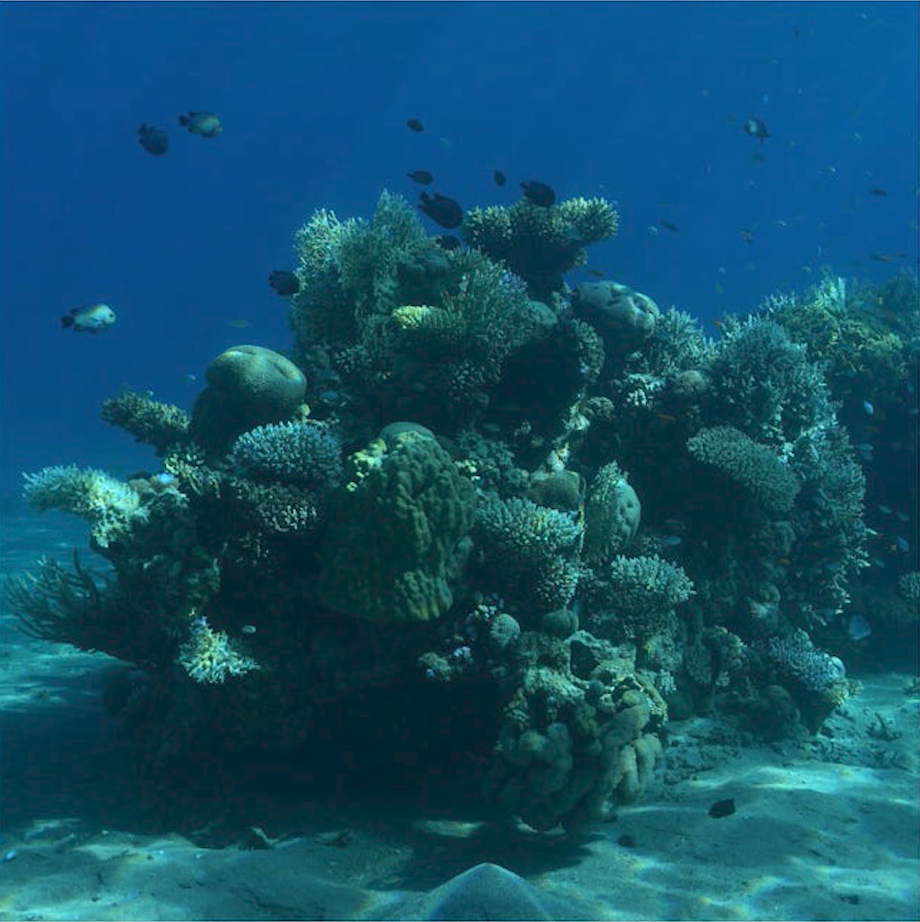
#> input picture input.png, 920 x 922 px
$ python evaluate.py
#> lines starting #> are read from the running program, lines starting #| are printed output that depends on the picture
import cv2
import numpy as np

def uciqe(img):
    """
    Underwater Color Image Quality Evaluation (UCIQE)
    A linear combination of chroma, saturation and contrast.
    """
    # Convert BGR to Lab color space
    lab = cv2.cvtColor(img, cv2.COLOR_BGR2LAB).astype(np.float64)
    l, a, b = lab[:,:,0], lab[:,:,1], lab[:,:,2]

    # Calculate chroma
    chroma = np.sqrt(a**2 + b**2)
    sigma_c = np.std(chroma)
    mu_c = np.mean(chroma)

    # Calculate contrast (using bottom 1% and top 1% to be robust)
    l_norm = l / 255.0
    contrast = np.percentile(l_norm, 99) - np.percentile(l_norm, 1)

    # Calculate saturation
    # Added small epsilon to avoid division by zero
    saturation = mu_c / np.mean(l + 1e-6)

    # UCIQE formula weights (commonly used in literature)
    return 0.4680 * sigma_c + 0.2745 * contrast + 0.2576 * saturation

def image_entropy(img):
    """Calculate the entropy of an image."""
    gray = cv2.cvtColor(img, cv2.COLOR_BGR2GRAY)
    hist = cv2.calcHist([gray], [0], None, [256], [0, 256])
    hist = hist.ravel() / hist.sum()
    logs = np.log2(hist + 1e-10)
    entropy = -np.sum(hist * logs)
    return entropy

def evaluate_image(name, filepath):
    img = cv2.imread(filepath)
    if img is None:
        print(f"Could not read {filepath}")
        return

    print(f"=== {name} ===")

    # 1. Color Channels (BGR)
    print(f"Mean Red:   {np.mean(img[:,:,2]):.2f}")
    print(f"Mean Green: {np.mean(img[:,:,1]):.2f}")
    print(f"Mean Blue:  {np.mean(img[:,:,0]):.2f}")

    # 2. Saturation (from HSV)
    hsv = cv2.cvtColor(img, cv2.COLOR_BGR2HSV)
    print(f"Mean Saturation: {np.mean(hsv[:,:,1]):.2f}/255")

    # 3. Contrast (Std Dev of Grayscale)
    gray = cv2.cvtColor(img, cv2.COLOR_BGR2GRAY)
    print(f"Contrast (StdDev): {np.std(gray):.2f}")

    # 4. Metrics from the paper
    print(f"Entropy: {image_entropy(img):.3f}")
    print(f"UCIQE Score: {uciqe(img):.3f}")
    print()

if __name__ == "__main__":
    evaluate_image("INPUT IMAGE", "input.png")
#> in evaluate_image, img is the input picture: shape (922, 920, 3); mean B, G, R 105.8, 81, 17.1
#| Mean Red:   17.09
#| Mean Green: 80.95
#| Mean Blue:  105.82
#> in evaluate_image, `hsv = cv2.cvtColor(img, cv2.COLOR_BGR2HSV)`: hsv: shape (922, 920, 3); mean H, S, V 97, 215.9, 106.4
#| Mean Saturation: 215.94/255
#> in evaluate_image, `gray = cv2.cvtColor(img, cv2.COLOR_BGR2GRAY)`:
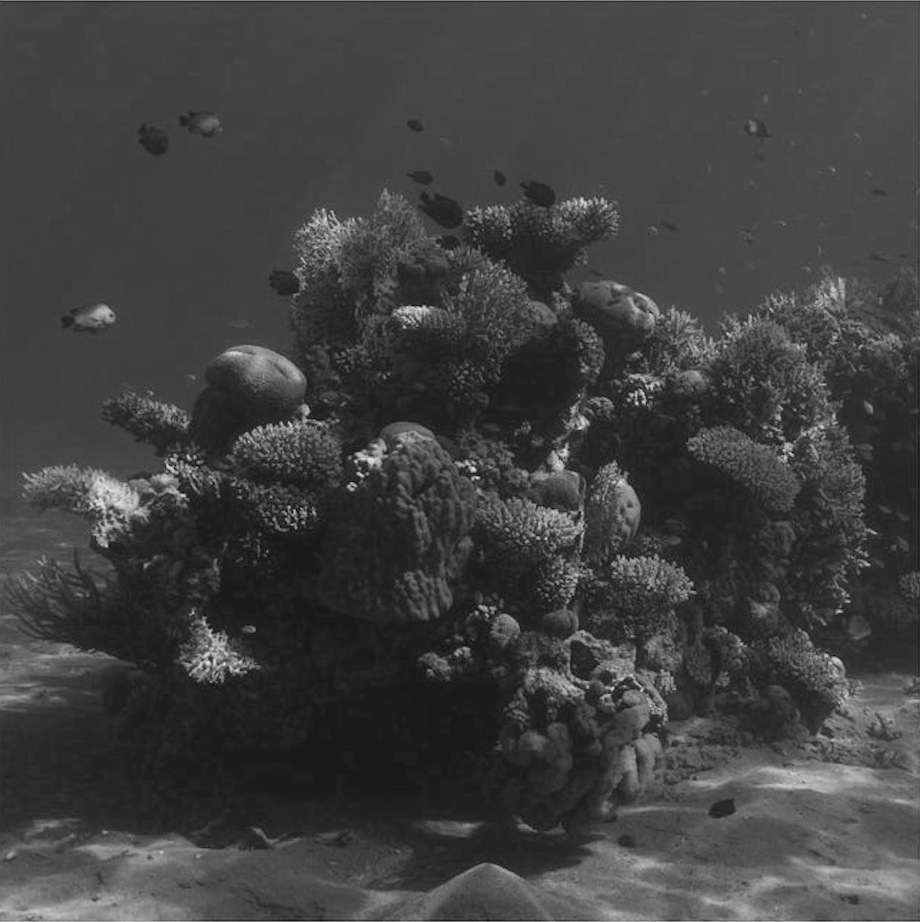
#> gray: shape (922, 920); min 0, max 228, mean 64.7
#| Contrast (StdDev): 27.30
#> in image_entropy, `hist = cv2.calcHist([gray], [0], None, [256], [0, 256])`: hist = 256 values, max 27912 at index 63, min 0 at index 5, mean 3313.4
#> in image_entropy, `hist = hist.ravel() / hist.sum()`: hist = 256 values, max 0.0329 at index 63, min 0 at index 5, mean 0.00391
#> in image_entropy, `logs = np.log2(hist + 1e-10)`: logs = 256 values, max -4.93 at index 63, min -33.22 at index 5, mean -13.42
#> in image_entropy, `entropy = -np.sum(hist * logs)`: entropy = 6.4
#| Entropy: 6.403
#> in uciqe, `chroma = np.sqrt(a**2 + b**2)`:
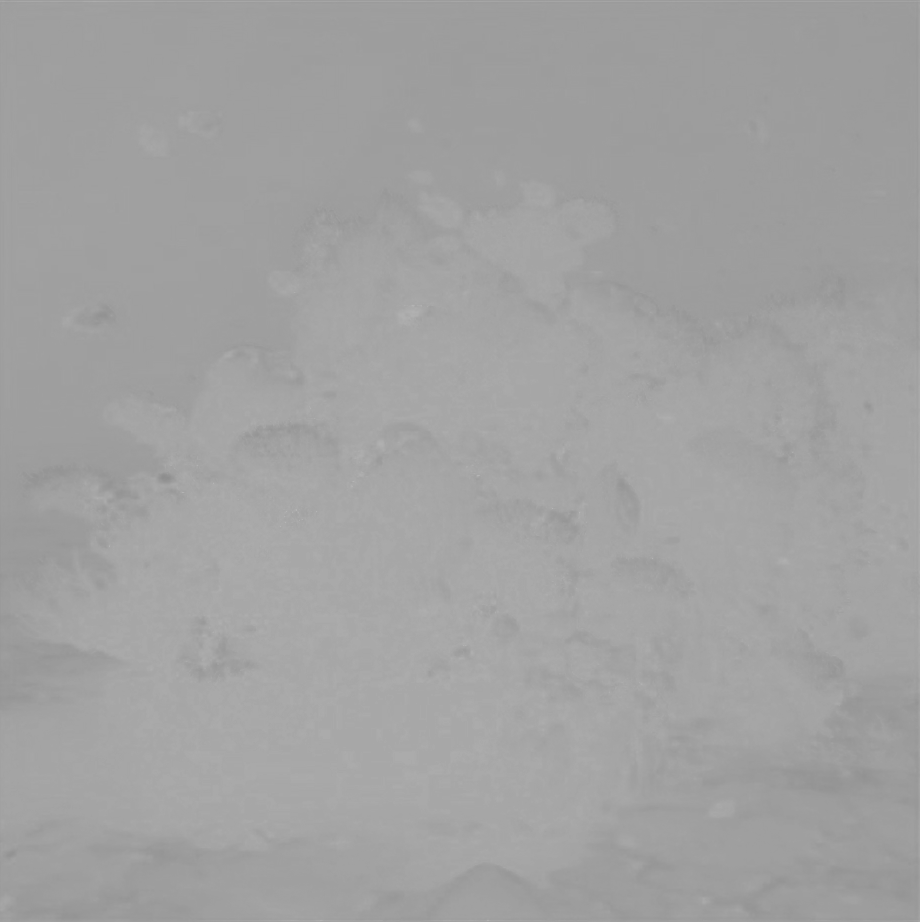
#> chroma: shape (922, 920) float64; min 141.4, max 181, mean 161.9
#> in uciqe, `sigma_c = np.std(chroma)`: sigma_c = 4.4
#> in uciqe, `mu_c = np.mean(chroma)`: mu_c = 161.9
#> in uciqe, `contrast = np.percentile(l_norm, 99) - np.percentile(l_norm, 1)`: contrast = 0.58
#> in uciqe, `saturation = mu_c / np.mean(l + 1e-6)`: saturation = 2
#| UCIQE Score: 2.732
    evaluate_image("OUTPUT IMAGE", "output.png")
#> call 2 of evaluate_image, with name = 'OUTPUT IMAGE', filepath = 'output.png'
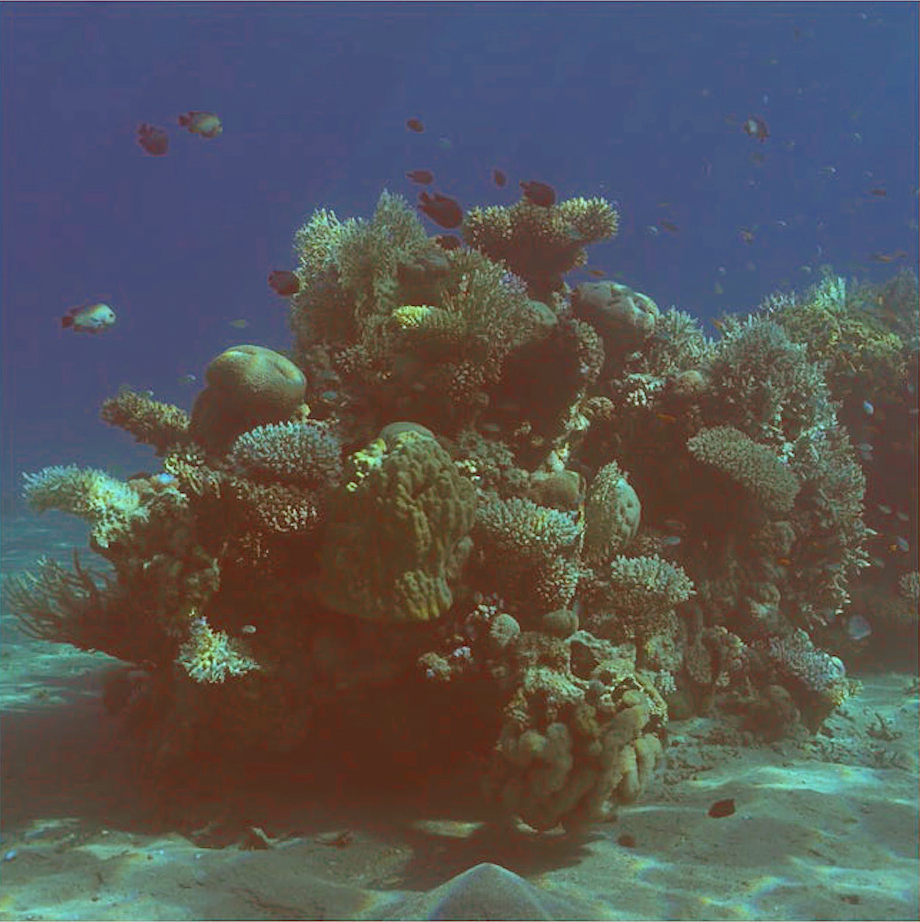
#> input picture output.png, 920 x 922 px
#> in evaluate_image, img is the input picture: shape (922, 920, 3); mean B, G, R 87.4, 86.7, 86.4
#| Mean Red:   86.43
#| Mean Green: 86.70
#| Mean Blue:  87.42
#> in evaluate_image (call 2), `hsv = cv2.cvtColor(img, cv2.COLOR_BGR2HSV)`: hsv: shape (922, 920, 3); mean H, S, V 58.7, 101.4, 109.9
#| Mean Saturation: 101.39/255
#> in evaluate_image (call 2), `gray = cv2.cvtColor(img, cv2.COLOR_BGR2GRAY)`:
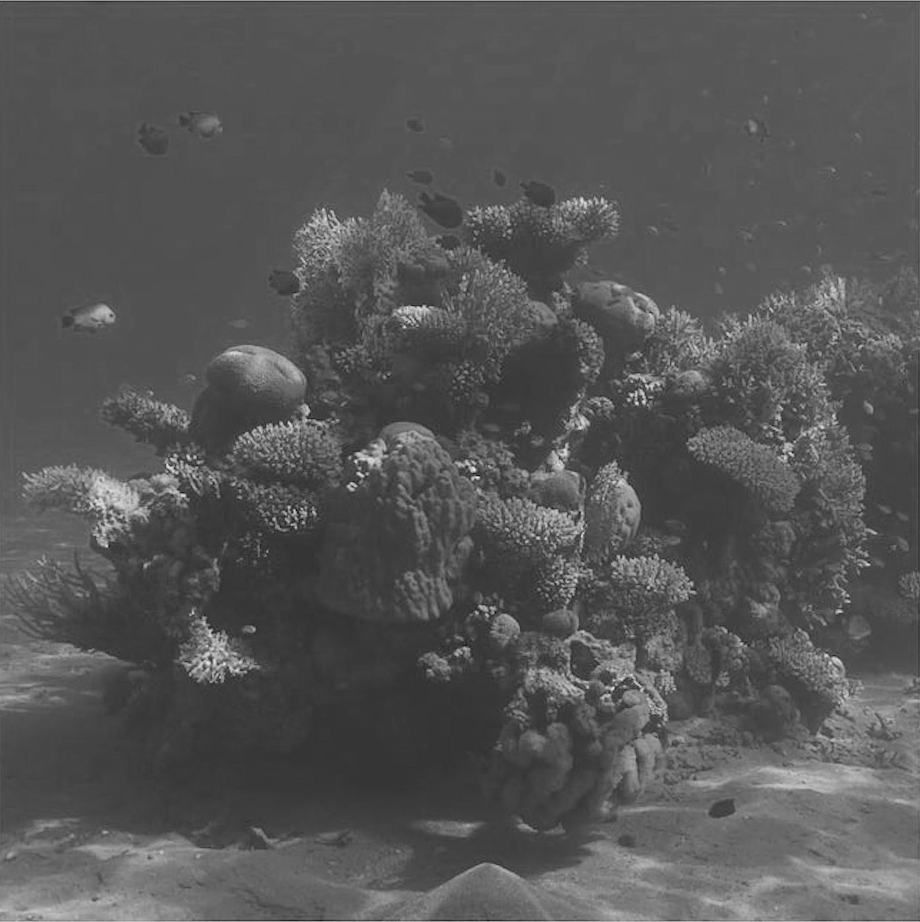
#> gray: shape (922, 920); min 21, max 241, mean 86.7
#| Contrast (StdDev): 23.61
#| Entropy: 6.211
#> in uciqe (call 2), `chroma = np.sqrt(a**2 + b**2)`:
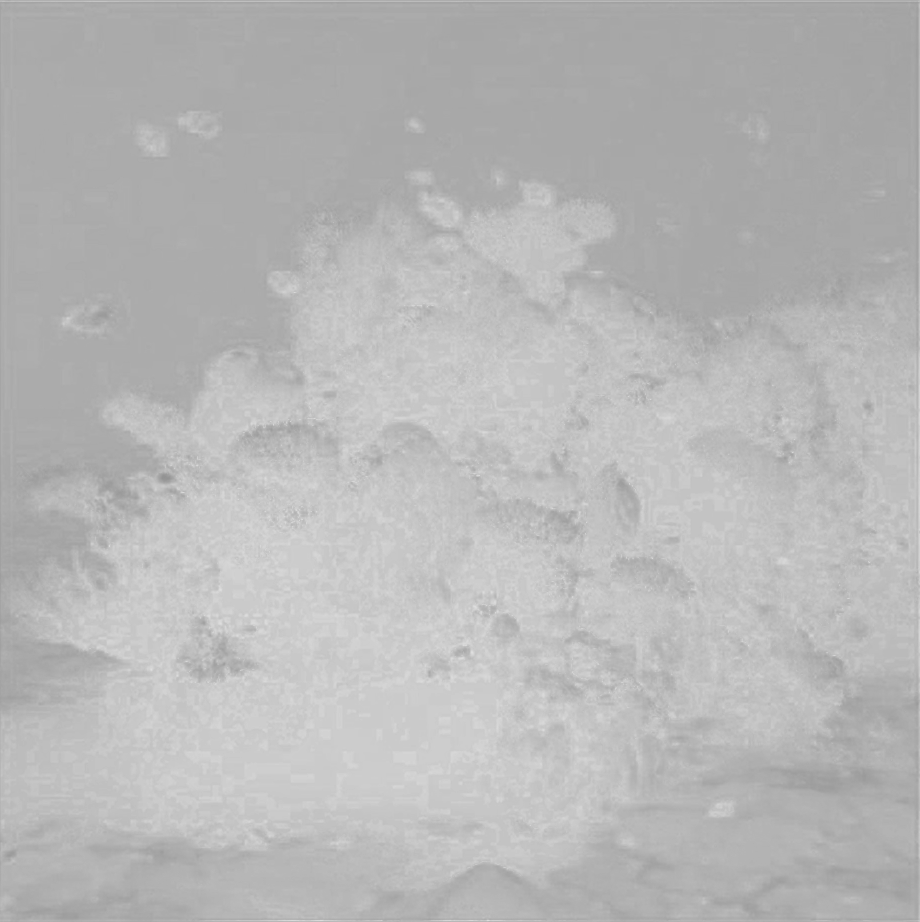
#> chroma: shape (922, 920) float64; min 146.5, max 223.5, mean 183.6
#> in uciqe (call 2), `sigma_c = np.std(chroma)`: sigma_c = 13.32
#> in uciqe (call 2), `mu_c = np.mean(chroma)`: mu_c = 183.6
#> in uciqe (call 2), `contrast = np.percentile(l_norm, 99) - np.percentile(l_norm, 1)`: contrast = 0.482
#> in uciqe (call 2), `saturation = mu_c / np.mean(l + 1e-6)`: saturation = 1.94
#| UCIQE Score: 6.864
